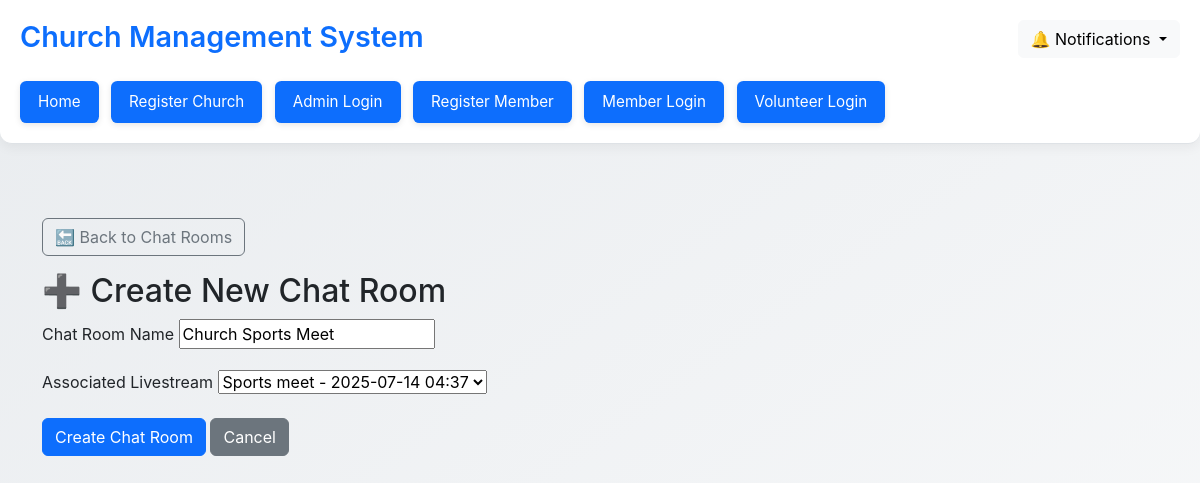
The page /chatrooms/6/edit/ (signed in) on the database its author committed.
### church/models.py (models this page shows, shortened)
class ChatRoom(models.Model):
    name = models.CharField(max_length=100)
    church = models.ForeignKey('Church', on_delete=models.CASCADE, default=get_default_church)
    livestream = models.OneToOneField('LiveStream', on_delete=models.CASCADE, related_name='chat_room', null=True, blank=True)

### church/views.py (the view, shortened to what this page needs)
# urls.py: path('chatrooms/<int:pk>/edit/', ChatRoomUpdateView.as_view(), name='edit_chatroom'),
class ChatRoomUpdateView(LoginRequiredMixin, UpdateView):
    model = ChatRoom
    form_class = ChatRoomForm
    template_name = 'church/chatroom_form.html'
    success_url = reverse_lazy('church:chatroom_list')
    def get_form_kwargs(self):
        kwargs = super().get_form_kwargs()
        kwargs['church'] = _get_user_church_generic(self.request.user)   # ✅
        return kwargs

### church/forms.py
class ChatRoomForm(forms.ModelForm):
    class Meta:
        model = ChatRoom
        fields = ['name', 'livestream']
    def __init__(self, *args, **kwargs):
        church = kwargs.pop('church', None)
        super().__init__(*args, **kwargs)
        if church:
            self.fields['livestream'].queryset = LiveStream.objects.filter(church=church, is_active=True)
        self.fields['livestream'].empty_label = "No livestream available"

### church/models.py (called while the page is built)
    def __str__(self):
        return f"{self.title} - {self.start_time.strftime('%Y-%m-%d %H:%M')}"

### church/views.py (called while the page is built)
def _get_user_church_generic(user):
    if hasattr(user, "member"):
        return user.member.church
    if hasattr(user, "volunteer"):
        return user.volunteer.church
    if hasattr(user, "churchadminprofile"):
        return user.churchadminprofile.church
    raise PermissionDenied("User is not linked to a church.")

### church/templates/church/chatroom_form.html (shortened to what this page needs)
 {% extends 'base_generic.html' %}
{% block content %}
<div class="container mt-4">
  <div class="mb-3">
    <a href="{% url 'church:chatroom_list' %}" class="btn btn-outline-secondary">🔙 Back to Chat Rooms</a>
  </div>
  <h2>➕ Create New Chat Room</h2>
  <form method="post" novalidate>
    <div class="mb-3">
      <label for="id_name" class="form-label">Chat Room Name</label>
      {{ form.name }}
    </div>
    <div class="mb-3">
      <label for="id_livestream" class="form-label">Associated Livestream</label>
      {{ form.livestream }}
    </div>
    <button type="submit" class="btn btn-primary">Create Chat Room</button>
    <a href="{% url 'church:chatroom_list' %}" class="btn btn-secondary">Cancel</a>
  </form>
</div>
{% endblock %}

### church/templates/base_generic.html (style rules this page uses)
body { background: linear-gradient(145deg, #e9ecef, #f8f9fa); font-family: 'Inter', sans-serif; min-height: 100vh; }

### rows shown on the page
ChatRoom: name "Church Sports Meet", livestream "Sports meet - 2025-07-14 04:37"
